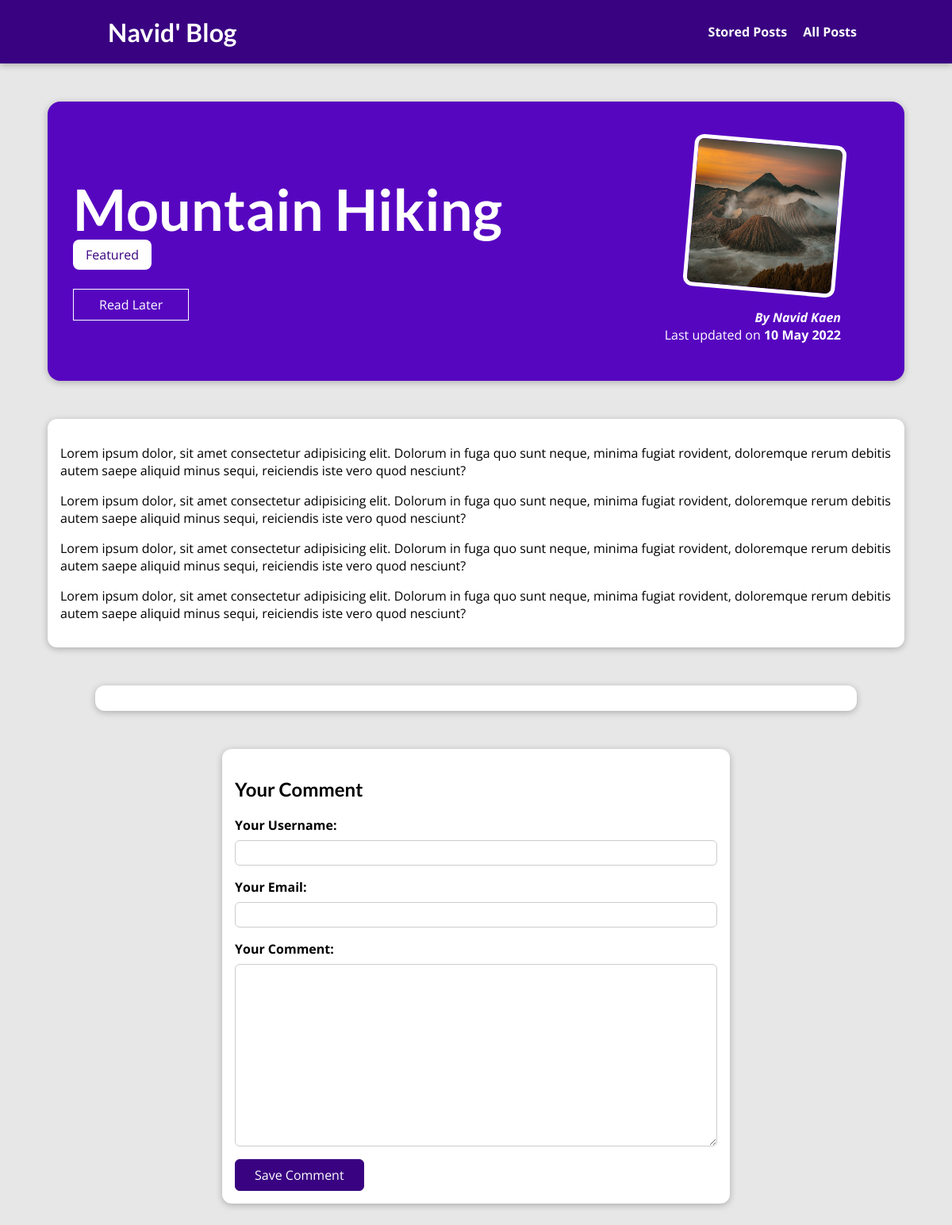
The page /posts/hike-in-the-mountains on the database its author committed.
### blog/models.py (models this page shows, shortened)
class Post(models.Model):
    title = models.CharField(max_length=150)
    excerpt = models.CharField(max_length=250)
    image = models.ImageField(upload_to="posts", null=True)
    date = models.DateField(auto_now=True)
    slug = models.SlugField(unique=True, db_index=True)
    content = models.TextField(validators=[MinLengthValidator(10)])
    author = models.ForeignKey(
        Author, on_delete=models.SET_NULL, null=True, related_name="posts")
    tag = models.ManyToManyField(Tag)

class Tag(models.Model):
    caption = models.CharField(max_length=80)

class Author(models.Model):
    first_name = models.CharField(max_length=100)
    last_name = models.CharField(max_length=100)
    email_address = models.EmailField()
    def full_name(self):
        return f"{self.first_name} {self.last_name}"
    def __str__(self):
        return self.full_name()

### blog/views.py (the view, shortened to what this page needs)
# urls.py: path("posts/<slug:slug>", views.PostDetailView.as_view(),
class PostDetailView(View):
    def is_stored_post(self, request, post_id):
        stored_post = request.session.get("stored_posts")
        if stored_post is not None:
            is_saved_for_later = post_id in stored_post
        else:
            is_saved_for_later = False
        return is_saved_for_later
    def get(self, request, slug):
        post = Post.objects.get(slug=slug)
        context = {
            "post": post,
            "post_tags": post.tag.all(),
            "comment_form": CommentForm(),
            "comments": post.comments.all().order_by("-id"),
            "is_saved_for_later": self.is_stored_post(request, post.id)
        }
        return render(request, "blog/post-detail.html", context)

### blog/forms.py
class CommentForm(forms.ModelForm):
    class Meta:
        model = Comment
        exclude = ["post"]
        labels = {
            "username" : "Your Username",
            "user_email": "Your Email",
            "text": "Your Comment"
        }

### blog/templates/blog/post-detail.html (shortened to what this page needs)
{% extends "base.html" %}
{% load static %}
{% block css_files %}
    <link rel="stylesheet" href="{% static "blog/post-detail.css" %}" />
{% endblock %}
{% block content%}
    <section id="summary">
        <h2>{{ post.title }}</h2>
        <div>
            {% for tag in post_tags %}
                <span class="tag">{{ tag.caption }}</span>
            {% endfor %}
        </div>
        <form action="{% url "read-later" %}" method="POST">
            <div id="read-later">
                <button>
                    {% if is_saved_for_later %}
                        Remove!
                    {% else %}
                        Read Later
                    {% endif %}
                </button>
            </div>
        </form>
        <article>
            <img src="{{ post.image.url }}" />
            <address>By <a href="mailto:{{ post.author.email_address}}">{{ post.author }}</a></address>
            <div>Last updated on <time>{{ post.date|date:"d M Y" }}</time></div>
        </article>
    </section>
    <main>
        {{ post.content|linebreaks }}
    </main>
    <section id="comments">
    </section>
    <section id="comment-form">
        <h2>Your Comment</h2>
        <form action="{% url "specific-post" post.slug %}" method="POST">
            {% for form_field in comment_form %}
                <div class="form-control {% if form_field.errors %} invalid {% endif %}">
                    {{ form_field.label_tag }}
                    {{ form_field }}
                </div>
            {% endfor %}
            <button>Save Comment</button>
        </form>
    </section>
{% endblock %}

### static/app.css (style rules this page uses)
* { box-sizing: border-box; }
html { font-family: 'Open Sans', 'Lato', sans-serif; }
body { margin: 0; }
h1, h2, h3 { font-family: 'Lato', sans-serif; font-weight: bold; }

### blog/static/blog/post-detail.css (style rules this page uses)
body { background-color: #e7e7e7; }
#summary { margin: 8rem auto 3rem auto; padding: 2rem; width: 90%; max-width: 90rem; border-radius: 16px; background-color: #5706c0; position: relative; box-shadow: 0 2px 8px rgba(0, 0, 0, 0.25); height: 22rem; }
#summary h2 { color: white; font-size: 4.5rem; margin-bottom: 0.25rem; }
#summary article { position: absolute; top: 2rem; right: 3rem; padding: 1rem 2rem; border-radius: 12px; text-align: right; color: white; }
#summary article img { width: 12rem; height: 12rem; border-radius: 12px; transform: rotateZ(5deg); border: 5px solid white; margin-bottom: 1rem; }
#summary address { font-weight: bold; }
#summary a { color: white; text-decoration: none; }
#summary time { font-weight: bold; }
main { width: 90%; max-width: 90rem; margin: 3rem auto; background-color: white; padding: 1rem; border-radius: 12px; box-shadow: 0 2px 8px rgba(0, 0, 0, 0.25); }
.tag { background-color: white; color: #390281; padding: 0.5rem 1rem; border-radius: 8px; }
#comment-form { margin: 3rem auto; width: 90%; max-width: 40rem; border-radius: 12px; background-color: white; box-shadow: 0 2px 8px rgba(0, 0, 0, 0.25); padding: 1rem; }
#comment-form button { font: inherit; background-color: #390281; color: white; border: 1px solid #390281; padding: 0.5rem 1.5rem; border-radius: 6px; cursor: pointer; }
.form-control { margin-bottom: 1rem; }
.form-control label { font-weight: bold; margin-bottom: 0.5rem; display: block; }
.form-control input, .form-control textarea { display: block; width: 100%; font: inherit; padding: 0.25rem; border-radius: 6px; border: 1px solid #ccc; }
#comments { margin: 3rem auto; width: 90%; max-width: 60rem; border-radius: 12px; background-color: white; box-shadow: 0 2px 8px rgba(0, 0, 0, 0.25); padding: 1rem 2rem; }
#read-later { margin: 2rem 0; }
#read-later button { background-color: transparent; border: 1px solid white; padding: 0.5rem 2rem; font: inherit; color: white; cursor: pointer; }

### rows shown on the page
Post: title "Mountain Hiking", image (picture), author "Navid Kaen", date "10 May 2022", content "Lorem ipsum dolor, sit amet consectetur adipisicing elit. Dolorum in fuga quo sunt neque, minima fugiat rovident, doloremque rerum debitis autem saepe aliquid minus sequi, reiciendis iste vero quod nesciunt? Lorem ipsum dolor, sit amet consectetur adipisicing elit. Dolorum in fuga quo sunt neque, minima fugiat rovident, doloremque rerum debitis autem saepe aliquid minus sequi, reiciendis iste vero quod nesciunt? Lorem ipsum dolor, sit amet consectetur adipisicing elit. Dolorum in fuga quo sunt neque, minima fugiat rovident, doloremque rerum debitis autem saepe aliquid minus sequi, reiciendis iste vero quod nesciunt? Lorem ipsum dolor, sit amet consectetur adipisicing elit. Dolorum in fuga…"
Tag: caption "Featured"
